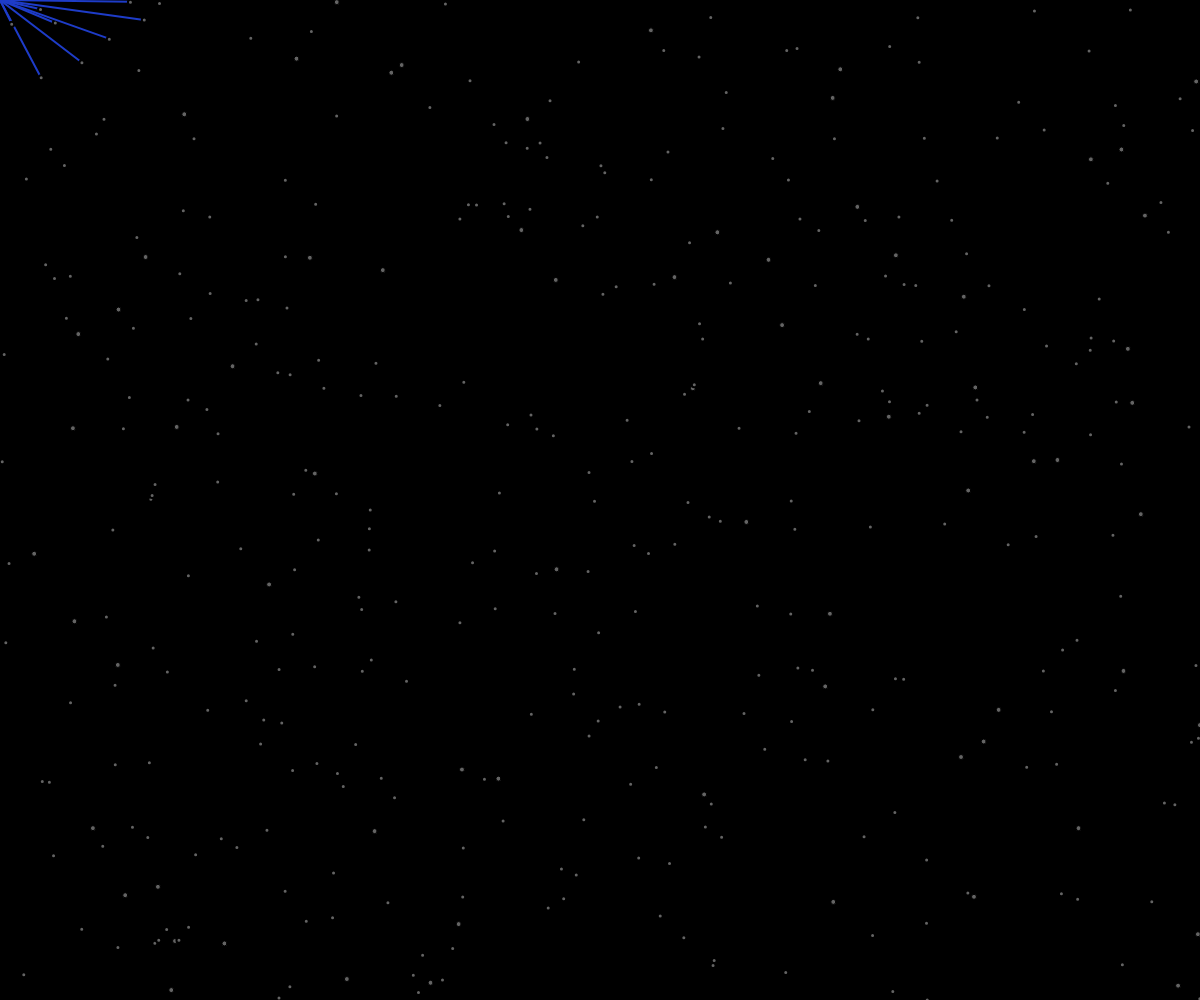
Frame 1 (no input)
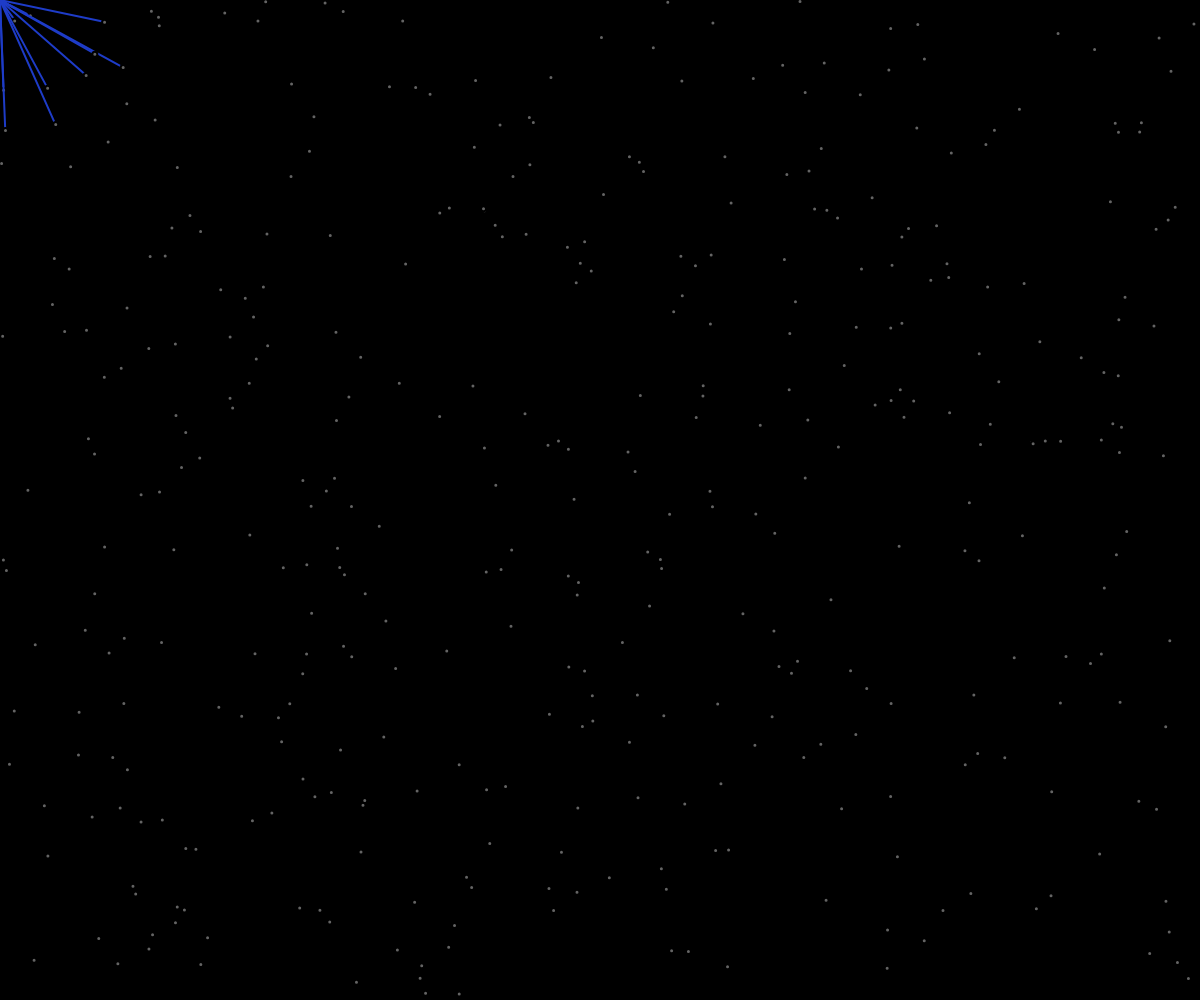
Frame 60 (no input)
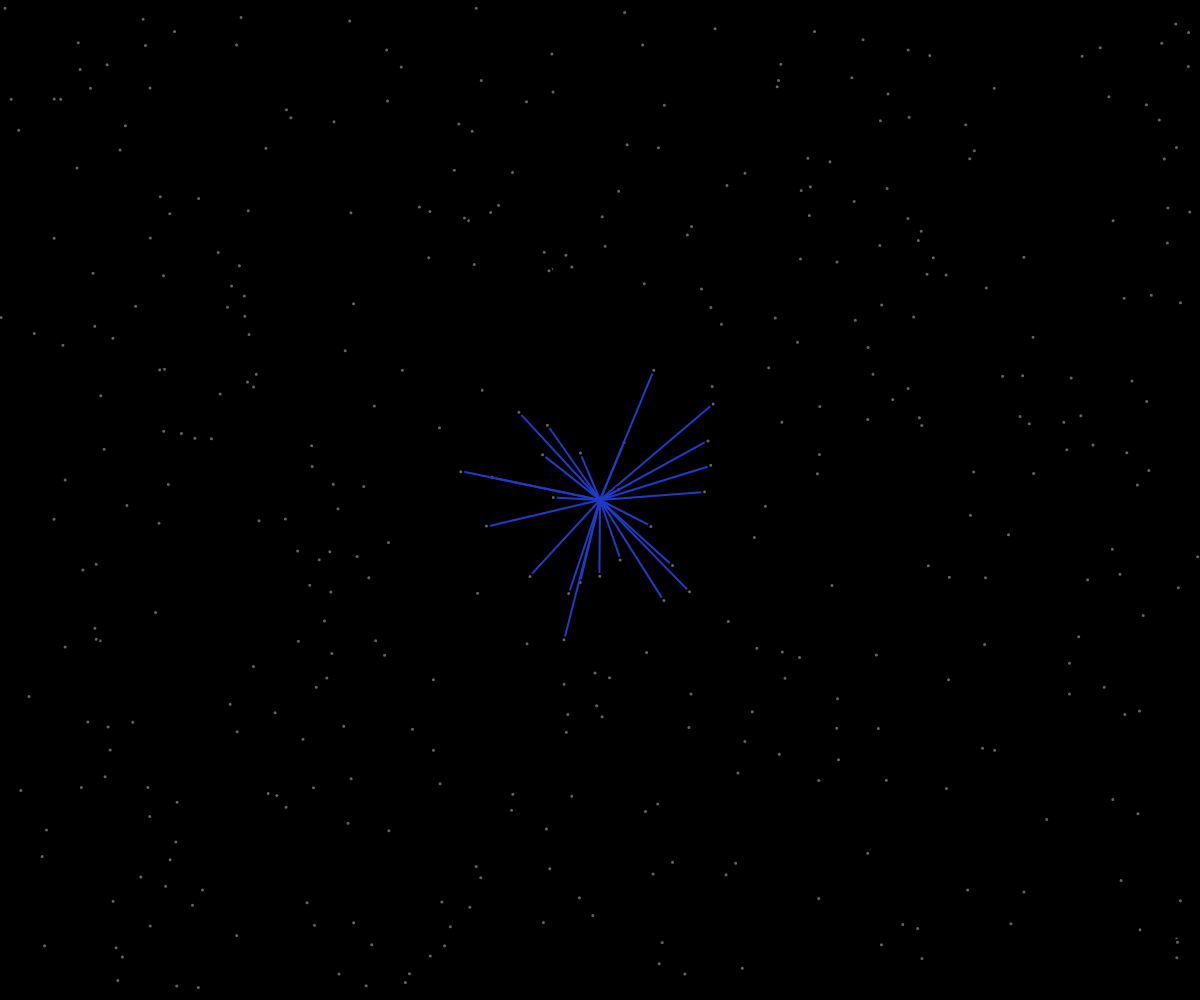
Frame 120 (the mouse pressed at the canvas centre since frame 60)

The p5.js sketch that drew these frames (run headless with seeded random() and noise() and a simulated clock; from frame 60 on, the mouse is pressed at the canvas centre):

// p5.js sketch
// ── sketch.js
const dots = [];
const numDots = 400;
const WIDTH = window.innerWidth;
const HEIGHT = window.innerHeight;

function setup() {
  const cnv = createCanvas(WIDTH, HEIGHT);
  cnv.position(0, 0);
  cnv.style('z-index', '-1');
  for(let i = 0; i < numDots;i++) {
    dots.push(new Dot(random(WIDTH), random(HEIGHT)));
  }
}

function draw() {
  background(0);
  for(let dot of dots) {
    if(mouseDistance(dot) < 150) {
      stroke(30, 60, 200);
      strokeWeight(2);
      line(dot.x, dot.y, mouseX, mouseY);
    }
    dot.show();
  }
}

function mouseDistance(dot) {
  return Math.sqrt(Math.pow(dot.x - mouseX, 2) + Math.pow(dot.y - mouseY, 2));
}

// ── dot-optimized.js
class Dot {

  constructor(xPos, yPos) {
    this.x = xPos;
    this.y = yPos;
    this.size = 5;
    this.color = {
      r: 100,
      g: 100,
      b: 100
    }
    this.deltaX = random(-0.5, 0.5);
    this.deltaY = random(-0.5, 0.5);
  }

  checkEdges() {
    if (this.x > width) {
      this.x = 0;
    } else if (this.x < 0) {
      this.x = width;
    }
    if (this.y > height) {
      this.y = 0;
    } else if (this.y < 0) {
      this.y = height;
    }
  }

  update() {
    this.x += this.deltaX;
    this.y += this.deltaY;
  }

  show() {
    stroke(0);
    fill(this.color.r, this.color.g, this.color.b);
    this.checkEdges();
    this.update();
    ellipse(this.x, this.y, this.size, this.size);
  }
}

// ── particle-interactive.html
<!DOCTYPE html>
<html lang="">
  <head>
    <meta charset="utf-8">
    <meta name="viewport" content="width=device-width, initial-scale=1.0">
    <title>Sketch</title>
    <script src="p5/p5.min.js"></script>
    <script src="p5/addons/p5.dom.min.js"></script>
    <script src="https://ajax.googleapis.com/ajax/libs/jquery/3.3.1/jquery.min.js"></script>
    <script src="sketch.js"></script>
    <script src="dot-optimized.js"></script>
    <link rel="stylesheet" href="style.css">
  </head>
  <body>
  </body>
</html>
